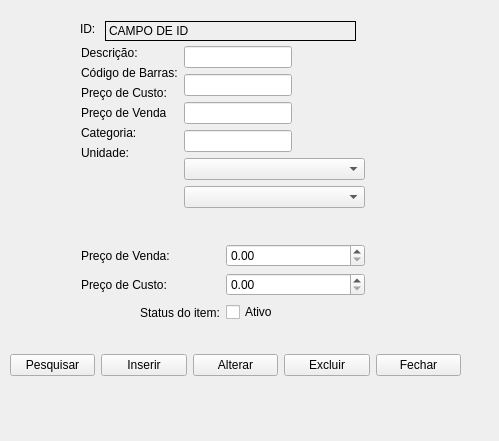
<?xml version="1.0" encoding="UTF-8"?>
<ui version="4.0">
 <class>ProdutoWindow</class>
 <widget class="QWidget" name="ProdutoWindow">
  <property name="geometry">
   <rect>
    <x>0</x>
    <y>0</y>
    <width>499</width>
    <height>441</height>
   </rect>
  </property>
  <property name="windowTitle">
   <string>Form</string>
  </property>
  <widget class="QLabel" name="label">
   <property name="geometry">
    <rect>
     <x>80</x>
     <y>20</y>
     <width>19</width>
     <height>17</height>
    </rect>
   </property>
   <property name="text">
    <string>ID:</string>
   </property>
  </widget>
  <widget class="QLabel" name="label_9">
   <property name="geometry">
    <rect>
     <x>105</x>
     <y>21</y>
     <width>251</width>
     <height>20</height>
    </rect>
   </property>
   <property name="frameShape">
    <enum>QFrame::Box</enum>
   </property>
   <property name="text">
    <string>CAMPO DE ID</string>
   </property>
  </widget>
  <widget class="QWidget" name="layoutWidget">
   <property name="geometry">
    <rect>
     <x>10</x>
     <y>350</y>
     <width>451</width>
     <height>31</height>
    </rect>
   </property>
   <layout class="QGridLayout" name="gridLayout">
    <item row="0" column="0">
     <widget class="QPushButton" name="pushButton_4">
      <property name="text">
       <string>Pesquisar</string>
      </property>
     </widget>
    </item>
    <item row="0" column="1">
     <widget class="QPushButton" name="pushButton">
      <property name="text">
       <string>Inserir</string>
      </property>
     </widget>
    </item>
    <item row="0" column="2">
     <widget class="QPushButton" name="pushButton_2">
      <property name="text">
       <string>Alterar</string>
      </property>
     </widget>
    </item>
    <item row="0" column="3">
     <widget class="QPushButton" name="pushButton_3">
      <property name="text">
       <string>Excluir</string>
      </property>
     </widget>
    </item>
    <item row="0" column="4">
     <widget class="QPushButton" name="pushButton_5">
      <property name="text">
       <string>Fechar</string>
      </property>
     </widget>
    </item>
   </layout>
  </widget>
  <widget class="QWidget" name="layoutWidget">
   <property name="geometry">
    <rect>
     <x>81</x>
     <y>46</y>
     <width>284</width>
     <height>250</height>
    </rect>
   </property>
   <layout class="QGridLayout" name="gridLayout_4">
    <item row="0" column="0" colspan="2">
     <layout class="QGridLayout" name="gridLayout_2">
      <item row="0" column="0">
       <layout class="QFormLayout" name="formLayout">
        <item row="0" column="0">
         <widget class="QLabel" name="label_2">
          <property name="text">
           <string>Descrição:</string>
          </property>
         </widget>
        </item>
        <item row="1" column="0">
         <widget class="QLabel" name="label_3">
          <property name="text">
           <string>Código de Barras:</string>
          </property>
         </widget>
        </item>
        <item row="2" column="0">
         <widget class="QLabel" name="label_6">
          <property name="text">
           <string>Preço de Custo:</string>
          </property>
         </widget>
        </item>
        <item row="3" column="0">
         <widget class="QLabel" name="label_7">
          <property name="text">
           <string>Preço de Venda</string>
          </property>
         </widget>
        </item>
        <item row="4" column="0">
         <widget class="QLabel" name="label_4">
          <property name="text">
           <string>Categoria:</string>
          </property>
         </widget>
        </item>
        <item row="5" column="0">
         <widget class="QLabel" name="label_5">
          <property name="text">
           <string>Unidade:</string>
          </property>
         </widget>
        </item>
       </layout>
      </item>
      <item row="0" column="1">
       <layout class="QFormLayout" name="formLayout_2">
        <item row="0" column="0">
         <widget class="QLineEdit" name="lineEdit_2"/>
        </item>
        <item row="1" column="0">
         <widget class="QLineEdit" name="lineEdit_3"/>
        </item>
        <item row="2" column="0">
         <widget class="QLineEdit" name="lineEdit_6"/>
        </item>
        <item row="3" column="0">
         <widget class="QLineEdit" name="lineEdit_7"/>
        </item>
        <item row="4" column="0" colspan="2">
         <widget class="QComboBox" name="comboBox"/>
        </item>
        <item row="5" column="0" colspan="2">
         <widget class="QComboBox" name="comboBox_2"/>
        </item>
       </layout>
      </item>
     </layout>
    </item>
    <item row="1" column="0">
     <widget class="QLabel" name="label_11">
      <property name="text">
       <string>Preço de Venda:</string>
      </property>
     </widget>
    </item>
    <item row="1" column="1">
     <widget class="QDoubleSpinBox" name="doubleSpinBox_2"/>
    </item>
    <item row="2" column="0">
     <widget class="QLabel" name="label_10">
      <property name="text">
       <string>Preço de Custo:</string>
      </property>
     </widget>
    </item>
    <item row="2" column="1">
     <widget class="QDoubleSpinBox" name="doubleSpinBox"/>
    </item>
   </layout>
  </widget>
  <widget class="QWidget" name="layoutWidget">
   <property name="geometry">
    <rect>
     <x>140</x>
     <y>300</y>
     <width>166</width>
     <height>25</height>
    </rect>
   </property>
   <layout class="QHBoxLayout" name="horizontalLayout">
    <item>
     <widget class="QLabel" name="label_8">
      <property name="text">
       <string>Status do item:</string>
      </property>
     </widget>
    </item>
    <item>
     <widget class="QCheckBox" name="checkBox">
      <property name="text">
       <string>Ativo</string>
      </property>
     </widget>
    </item>
   </layout>
  </widget>
 </widget>
 <resources/>
 <connections>
  <connection>
   <sender>pushButton_5</sender>
   <signal>clicked()</signal>
   <receiver>ProdutoWindow</receiver>
   <slot>close()</slot>
   <hints>
    <hint type="sourcelabel">
     <x>300</x>
     <y>400</y>
    </hint>
    <hint type="destinationlabel">
     <x>0</x>
     <y>0</y>
    </hint>
   </hints>
  </connection>
 </connections>
</ui>
